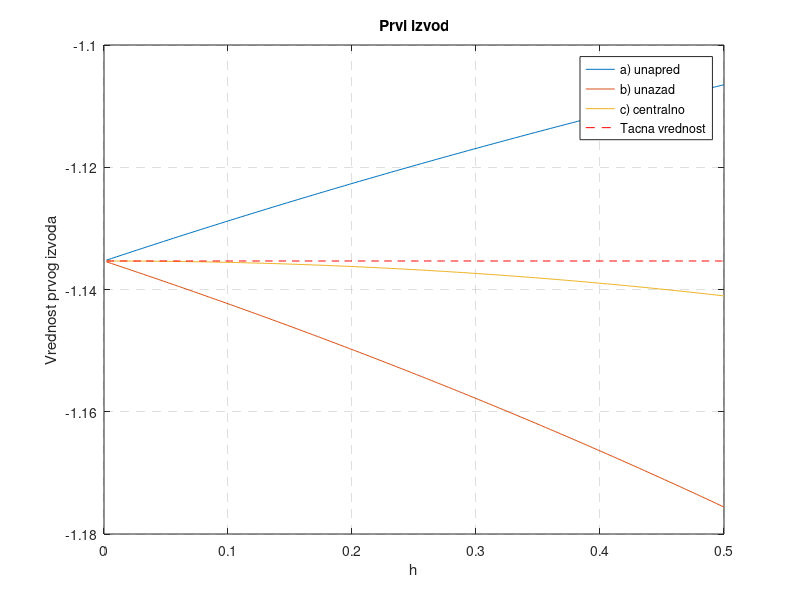
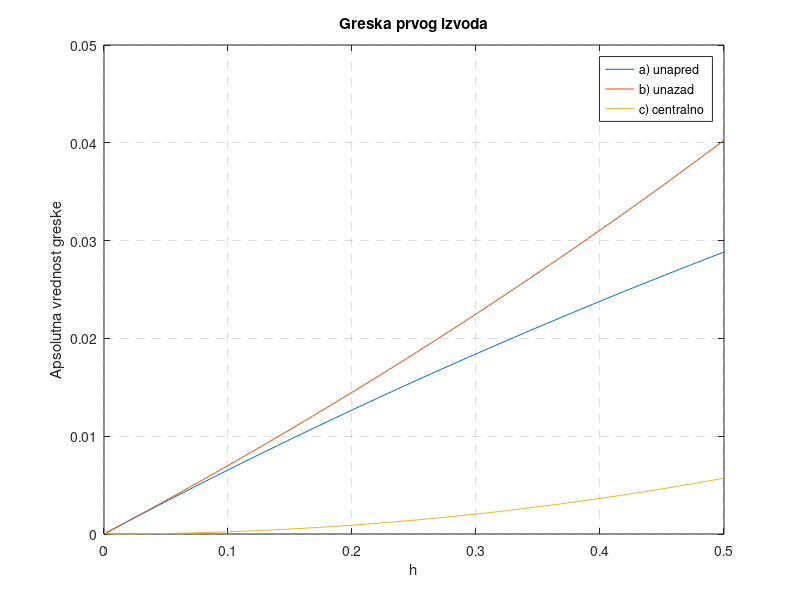

Recreate these plots in MATLAB, in order.
% Uros Bojanic 2019/0077
f = @(x)(exp(-x)-x);
f_a = @(x,h)((f(x+h)-f(x))/h);
f_b = @(x,h)((f(x)-f(x-h))/h);
f_c = @(x,h)((f(x+h)-f(x-h))/(2*h));
x = 2;
h = 0.002:0.002:0.5;
fpa = zeros(size(h));
fpb = zeros(size(h));
fpc = zeros(size(h));
for i = 1 : size(h,2)
    fpa(i) = f_a(x,h(i));
    fpb(i) = f_b(x,h(i));
    fpc(i) = f_c(x,h(i));
end
fp = -exp(-x) - 1;

figure(1)
plot(h,fpa);hold all;
plot(h,fpb);hold all;
plot(h,fpc);hold all;
plot(h,fp*ones(size(h)),'--','color','red');
grid on
set(gca,'gridlinestyle','--')
legend('a) unapred','b) unazad','c) centralno','Tacna vrednost');
title('Prvi izvod')
xlabel('h')
ylabel('Vrednost prvog izvoda')

err_a = abs(fpa - fp);
err_b = abs(fpb - fp);
err_c = abs(fpc - fp);
figure(2)
plot(h,err_a);hold all;
plot(h,err_b);hold all;
plot(h,err_c);  
legend('a) unapred','b) unazad','c) centralno')
grid on
set(gca,'gridlinestyle','--')
title('Greska prvog izvoda')
xlabel('h')
ylabel('Apsolutna vrednost greske')